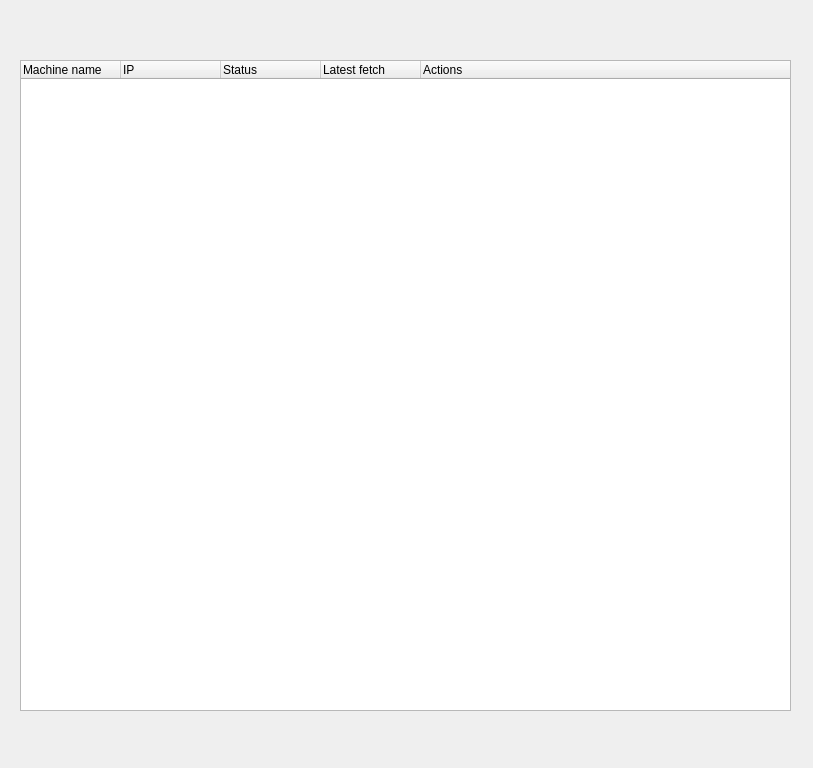
<?xml version="1.0" encoding="UTF-8"?>
<ui version="4.0">
 <class>Form</class>
 <widget class="QWidget" name="Form">
  <property name="geometry">
   <rect>
    <x>0</x>
    <y>0</y>
    <width>813</width>
    <height>768</height>
   </rect>
  </property>
  <property name="windowTitle">
   <string>Form</string>
  </property>
  <widget class="TreeWidget" name="TreeWidget">
   <property name="geometry">
    <rect>
     <x>20</x>
     <y>60</y>
     <width>771</width>
     <height>651</height>
    </rect>
   </property>
   <column>
    <property name="text">
     <string>Machine name</string>
    </property>
   </column>
   <column>
    <property name="text">
     <string>IP</string>
    </property>
   </column>
   <column>
    <property name="text">
     <string>Status</string>
    </property>
   </column>
   <column>
    <property name="text">
     <string>Latest fetch</string>
    </property>
   </column>
   <column>
    <property name="text">
     <string>Actions</string>
    </property>
   </column>
  </widget>
 </widget>
 <customwidgets>
  <customwidget>
   <class>TreeWidget</class>
   <extends>QTreeWidget</extends>
   <header>qfluentwidgets</header>
  </customwidget>
 </customwidgets>
 <resources/>
 <connections/>
</ui>
